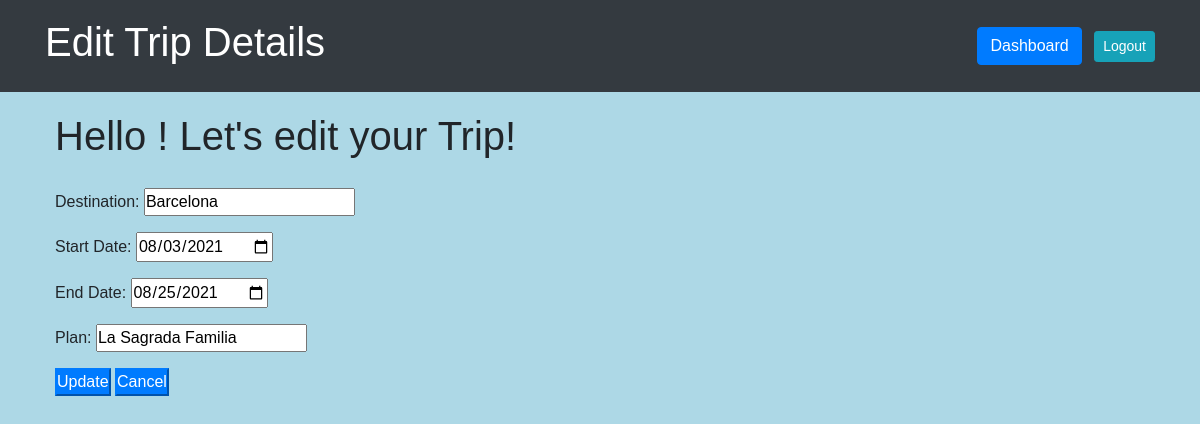
The app's page /trips/edit/1 with its own data.
### wanderlust_app/models.py (models this page shows)
class Trip(models.Model):
    destination = models.CharField(max_length=255)
    start_date = models.DateTimeField()
    end_date = models.DateTimeField()
    plan = models.TextField()
    creator = models.ForeignKey(User, related_name = "trips",on_delete=models.CASCADE)
    joined = models.ManyToManyField(User, related_name = "joined_trips")
    created_at = models.DateField(auto_now_add=True)
    updated_at = models.DateField(auto_now=True)
    objects = TripManager()

### wanderlust_app/views.py (the view)
# urls.py: path('edit/<int:id>', views.edit),
def edit(request, id):
    context={
        'trip':Trip.objects.get(id=id)
    }
    return render(request,"edit.html",context)

### wanderlust_app/templates/edit.html (shortened to what this page needs)
<!DOCTYPE html>
<html lang="en">
<head>
    <link rel="stylesheet" href="https://stackpath.bootstrapcdn.com/bootstrap/4.1.3/css/bootstrap.min.css">
    {% load static %}
    <link rel="stylesheet" href="{% static 'css/style.css' %}">
</head>
<body>
    <nav class="navbar navbar-expand-lg navbar-dark bg-dark">
        <div class="container">
            <h1 class="header-color">Edit Trip Details</h1>
                <span class="navbar-text">
                    <a  href="/dashboard" class="btn btn-primary">Dashboard</a>
                <a href="/logout" role="button" class="btn btn-sm btn-info ml-2 text-white">Logout</a>
                </span>
            </div>
    </nav>
    <div class="container">
    <div >
        <h1> Hello {{request.session.greeting}}! Let's edit your Trip!</h1>
    </div>
    <form action="/trips/{{trip.id}}/update" method="POST">
        <div id="form">
            <p>Destination: <input type="text" name="destination" value="{{trip.destination}}"></p>
            <p>Start Date: <input type="date" name="start_date" value="{{trip.start_date|date:'Y-m-d'}}"></p>
            <p>End Date: <input type="date" name="end_date" value="{{trip.end_date|date:'Y-m-d'}}"></p>
            <p>Plan: <input type="text" name="plan" value="{{trip.plan}}"></p>
            <button class="btn-primary" type="submit">Update</button>
            <a href="/dashboard"> <button class="btn-primary">Cancel</button></a>
        </div>
    </form>
    </div>
</body>
</html>

### wanderlust_app/static/css/style.css (style rules this page uses)
* { padding: 0; margin: 0; font-family: sans-serif; }
div { padding: 10px; }
body { background-color: lightblue }
.header-color { color: white; }

### records on screen
Trip: destination "Barcelona", start_date "08/03/2021", end_date "08/25/2021", plan "La Sagrada Familia"
